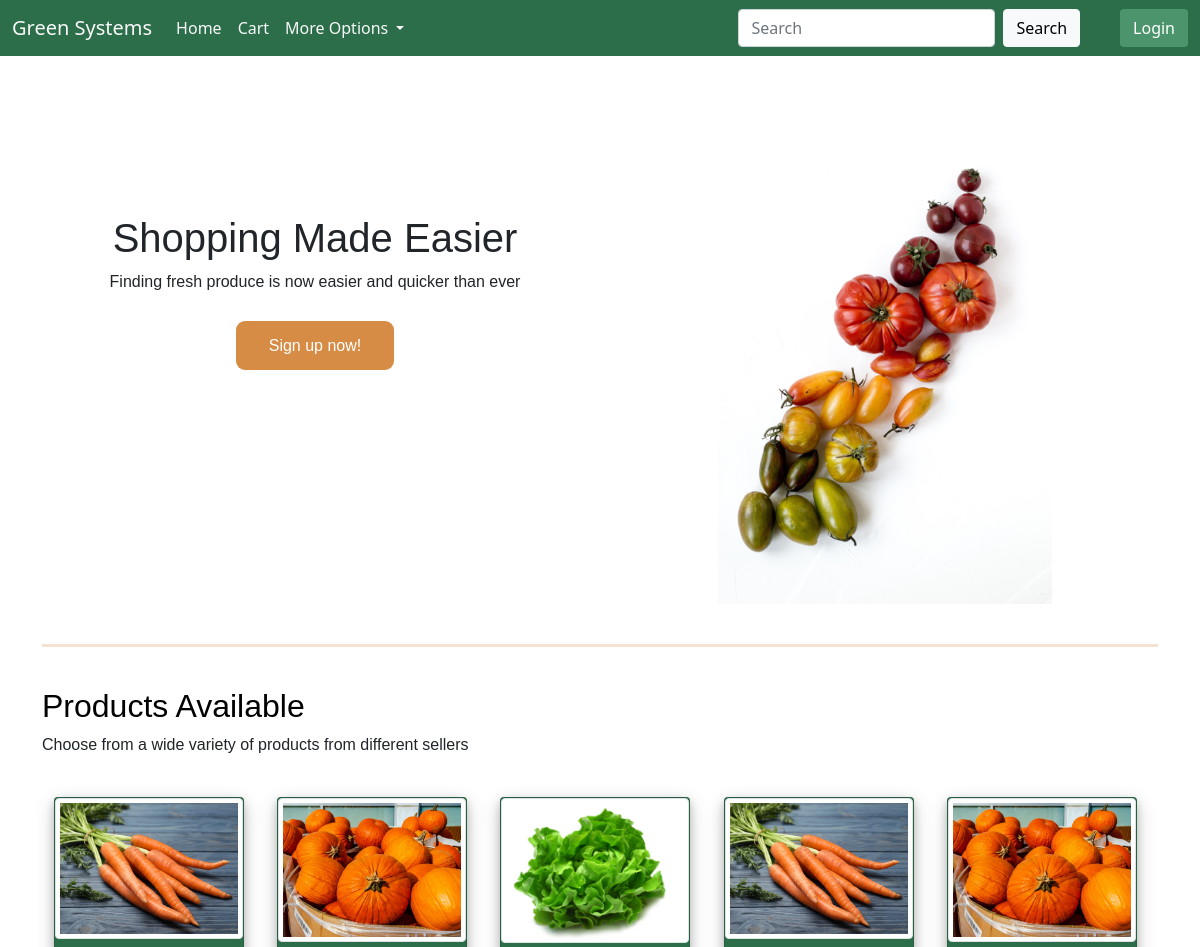
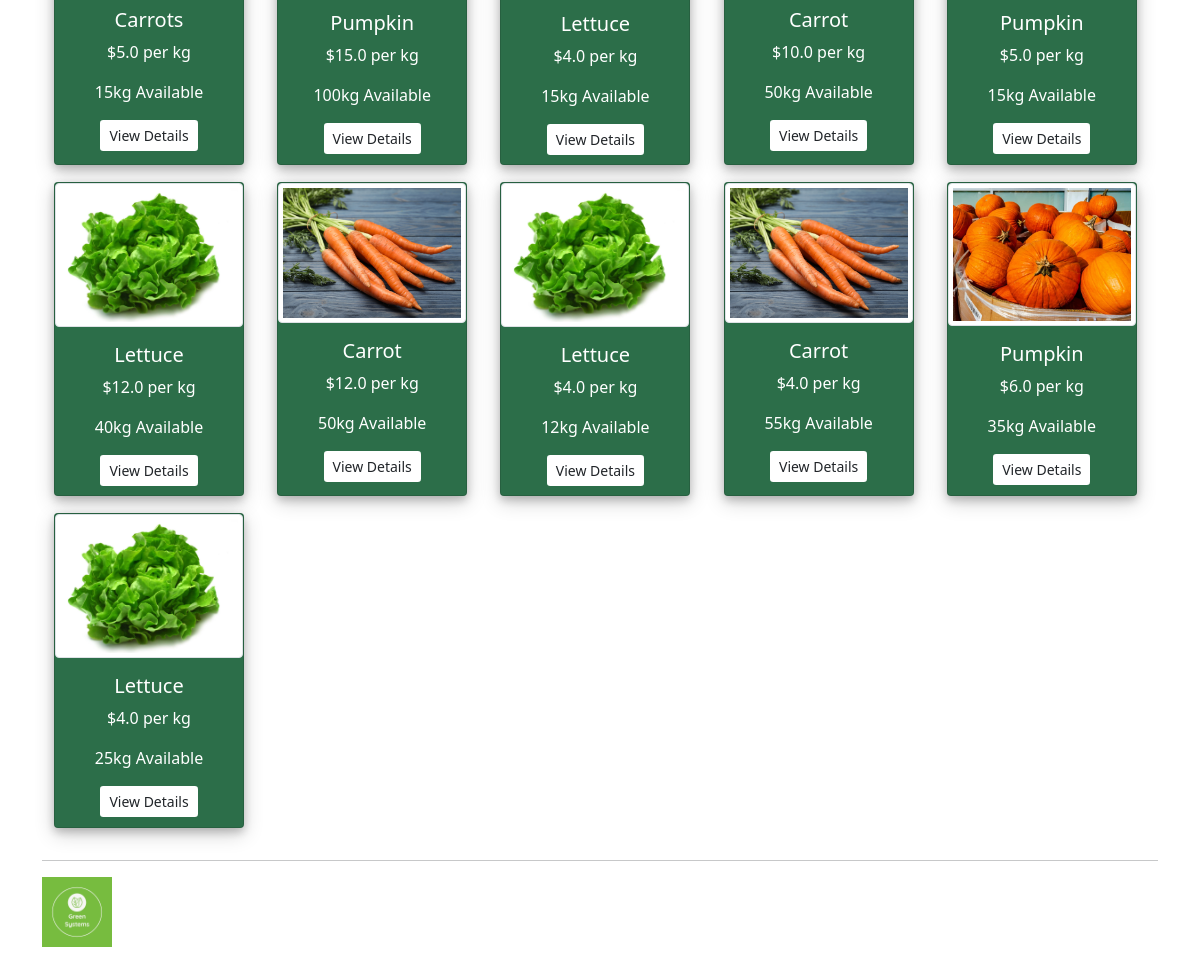
The page / on the database its author committed (2 pictures, top to bottom).
### main.py (models this page shows, shortened)
class Item(db.Model):
    id=db.Column(db.Integer,primary_key=True)
    user_id=db.Column(db.Integer,db.ForeignKey('user.id'))
    name=db.Column(db.String,nullable=False)
    image=db.Column(db.String,nullable=False)
    quantity=db.Column(db.Integer,nullable=False)
    price=db.Column(db.Float,nullable=False)
    delivery=db.Column(db.String,nullable=False)

### main.py (the view)
@app.route('/',methods=['GET'])
def index():
    users=User.query.all()
    items=Item.query.all()
    images=[]
    newitems=[]
    for item in items:
        if item.quantity>0:
            newitems.append(item)
    return render_template('index.html',users=users,items=newitems,images=images)

### main.py
class SearchForm(FlaskForm):
    Search=StringField("Search",validators=[DataRequired()])
    submit=SubmitField("Search")

### main.py (called while the page is built)
@app.context_processor
def base():
    form=SearchForm()
    return dict(form=form)

### templates/index.html (shortened to what this page needs)
{% extends "layout.html" %}
{% block content %}
<link href="https://maxcdn.bootstrapcdn.com/font-awesome/4.3.0/css/font-awesome.min.css" rel="stylesheet" />
<div class="row">
    <div class="col" style="background-color:white; height:300px; padding-top: 90px;">
        <div class="title text-center">
            <h1 class="t text-center">Shopping Made Easier</h1>
            <p class="title-p text-center">Finding fresh produce is now easier and quicker than ever</p>
            <a href="/signup" class="button-sign" style="background-color: #D68C45">Sign up now!</a>
        </div>
    </div>
    <div class="col text-center" style="background-color:white; height:500px;">
            <img src="/static/item_images/rezel-apacionado-MZfS19xrrz0-unsplash.jpg" height= "500px;">
    </div>
</div>
<hr class="solid">
<h2 style="font-family: Arial, Helvetica, sans-serif;">Products Available</h2>
<p style="font-family: Arial, Helvetica, sans-serif;">Choose from a wide variety of products from different sellers</p>
<div class='container'>
    <div class="row">
    {% for item in items%}
    <div class="col">
    <div class="card" style="background-color:#2c6e49;"> <img class='mx-auto img-thumbnail' src="/static/item_images/{{item.image}}" width="100%" height="100%" max-height="100px" max-midth="100px" />
        <div class="card-body text-center mx-auto">
            <div class='cvp'>
                <h5 class="card-title font-weight-bold" style="color: white;">{{item.name}}</h5>
                <p class="card-text" style="color: white;">${{item.price}} per kg</p> <p class="card-text" style="color: white;">{{item.quantity}}kg Available</p><a href="/item_details/{{item.id}}" class="btn bg-white text-dark btn-sm active">View Details</a><br />
            </div>
        </div>
    </div>
</div>
<br/>
    {%endfor%}
</div>
</div>
<hr/>
<footer>
    <img src="/static/item_images/Green Systems-logos.jpeg" width="70px" height="70px;">
  </footer>
{% endblock %}

### templates/layout.html (shortened to what this page needs)
<!doctype html>
<html lang="en">
  <head>
    <link rel="stylesheet" href="{{ url_for('static', filename='style.css') }}">
    <link href="https://cdn.jsdelivr.net/npm/bootstrap@5.1.3/dist/css/bootstrap.min.css" rel="stylesheet">
  </head>
  <body>
    {% include 'navbar.html' %}
    <div class="container">
    {% block content%}
    {% endblock %}
    </div>
  </body>
</html>

### templates/navbar.html (shortened to what this page needs)
<nav class="navbar navbar-expand-lg">
  <div class="container-fluid">
    <a class="navbar-brand link-light" href="/">Green Systems</a>
    <div class="collapse navbar-collapse" id="navbarSupportedContent">
      <ul class="navbar-nav me-auto mb-2 mb-lg-0">
        <li class="nav-item">
          <a class="nav-link active link-light" aria-current="page" href="/">Home</a>
        </li>
        <li class="nav-item">
          <a class="nav-link active link-light" aria-current="page" href="/get_cart">Cart</a>
        </li>
        <li class="nav-item dropdown">
          <a class="nav-link dropdown-toggle link-light" href="#" id="navbarDropdown" role="button" data-bs-toggle="dropdown" aria-expanded="false">
            More Options
          </a>
        </li>
      </ul>
      <form class="d-flex" action="{{url_for('search') }} "methods="GET">
        <input class="form-control me-2" type="search" placeholder="Search" name="searched" aria-label="Search">
        <button class="btn btn-light" type="submit">Search</button>
      </form>
      {% if current_user.is_authenticated %}
      <a href="/logout" style="margin-left:2.5em" methods="GET" class="btn btn-primary btn-sm active"  id="button-login" role="button" aria-pressed="true">Logout</a>
      {%else%}
      <a href="/login" style="margin-left:2.5em" methods="GET" class="btn" id="button-login"role="button" aria-pressed="true">Login</a>
      {%endif%}
    </div>
  </div>
</nav>

### static/style.css (style rules this page uses)
h2 { text-align: left; color: #000000; }
a { text-decoration: none; }
body { background: white; background-repeat: no-repeat; }
body { background-color: #eee }
.container { width: 900px }
.card { background-color: #a6f77b; border: none; border-radius: 10px; width: 190px; box-shadow: 0 4px 8px 0 rgba(0, 0, 0, 0.2), 0 6px 20px 0 rgba(0, 0, 0, 0.19); margin-bottom:10px; height:95%; }
.title { font-family: Arial, Helvetica, sans-serif; white-space: nowrap; text-align: center; padding-top: 20px; align-content: center; align-items: center; }
.row:after { content: ""; display: table; clear: both; }
.navbar { background-color: #2c6e49; }
.button-sign { padding-left: 33px; padding-right: 33px; padding-bottom: 16px; padding-top: 16px; border-radius: 9px; border: none; text-align: center; cursor: pointer; transition: 0.4s; color:white; text-decoration: none; font-family: Arial, Helvetica, sans-serif; }
#button-login { background-color: #4C956C; color: white; }
hr.solid { border-top: 3px solid #d68c45; }

### rows shown on the page
Item: image (picture), name "Carrots", price "5.0", quantity "15"
Item: image (picture), name "Pumpkin", price "15.0", quantity "100"
Item: image (picture), name "Lettuce", price "4.0", quantity "15"
Item: image (picture), name "Carrot", price "10.0", quantity "50"
Item: image (picture), name "Pumpkin", price "5.0", quantity "15"
Item: image (picture), name "Lettuce", price "12.0", quantity "40"
Item: image (picture), name "Carrot", price "12.0", quantity "50"
Item: image (picture), name "Lettuce", price "4.0", quantity "12"
Item: image (picture), name "Carrot", price "4.0", quantity "55"
Item: image (picture), name "Pumpkin", price "6.0", quantity "35"
Item: image (picture), name "Lettuce", price "4.0", quantity "25"
